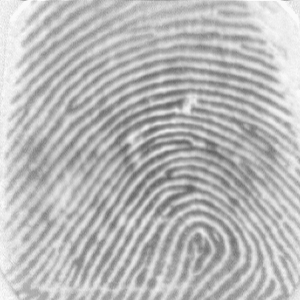
#> input picture Fingerprint/101_6.tif, 300 x 300 px, given in place of lena.png, which was not available
$ python main.py
#> lines starting #> are read from the running program, lines starting #| are printed output that depends on the picture; pictures that were not available may be replaced by others from this repository, and a replacement may not be noted
import os
import cv2
import numpy as np

# ---------------------------
# Utility
# ---------------------------
def _ensure_outdir():
    outdir = os.path.join(os.path.dirname(__file__), "output")
    os.makedirs(outdir, exist_ok=True)
    return outdir

def _save(name, img):
    outdir = _ensure_outdir()
    path = os.path.join(outdir, name)
    cv2.imwrite(path, img)
    print(f"Saved: {path}")

# ---------------------------
# I. Functions (exact names & args)
# ---------------------------

def padding(image, border_width):
    """
    Create a border around the image by reflecting edges.
    """
    return cv2.copyMakeBorder(
        image,
        top=border_width,
        bottom=border_width,
        left=border_width,
        right=border_width,
        borderType=cv2.BORDER_REFLECT
    )

def crop(image, x_0, x_1, y_0, y_1):
    """
    Return the sub-image image[y_0:y_1, x_0:x_1].
    NOTE: x = columns (width), y = rows (height).
    """
    h, w = image.shape[:2]
    # Clamp to image bounds for safety
    x_0 = max(0, min(x_0, w))
    x_1 = max(0, min(x_1, w))
    y_0 = max(0, min(y_0, h))
    y_1 = max(0, min(y_1, h))
    if x_0 >= x_1 or y_0 >= y_1:
        raise ValueError("Invalid crop coordinates after clamping.")
    return image[y_0:y_1, x_0:x_1]

def resize(image, width, height):
    """
    Resize to (width, height). Uses INTER_AREA (good for downscaling).
    """
    return cv2.resize(image, (width, height), interpolation=cv2.INTER_AREA)

def copy(image, emptyPictureArray):
    """
    Manual pixel copy into the provided empty array.
    Do NOT use cv2.copy(); use numpy assignment only.
    """
    if emptyPictureArray.shape != image.shape:
        raise ValueError("emptyPictureArray must have the same shape as image.")
    # Vectorized copy, no OpenCV copy
    emptyPictureArray[:] = image
    return emptyPictureArray

def grayscale(image):
    """
    Convert BGR image to grayscale.
    """
    return cv2.cvtColor(image, cv2.COLOR_BGR2GRAY)

def hsv(image):
    """
    Convert BGR image to HSV (OpenCV uses H in [0,179]).
    """
    return cv2.cvtColor(image, cv2.COLOR_BGR2HSV)

def hue_shifted(image, emptyPictureArray, hue):
    """
    Shift color values of the (B,G,R) image by 'hue' for ALL channels,
    using wrap-around within [0,255] as hinted in the assignment.
    (Name kept as requested.)
    """
    if emptyPictureArray.shape != image.shape:
        raise ValueError("emptyPictureArray must have the same shape as image.")
    # Wrap-around addition on uint8:
    shifted = (image.astype(np.int16) + int(hue)) % 256
    emptyPictureArray[:] = shifted.astype(np.uint8)
    return emptyPictureArray

def smoothing(image):
    """
    Gaussian blur with ksize=(15,15) and default border.
    """
    return cv2.GaussianBlur(image, (15, 15), 0, borderType=cv2.BORDER_DEFAULT)

def rotation(image, rotation_angle):
    """
    Rotate image by exactly 90° clockwise or 180°, per spec.
    """
    if rotation_angle == 90:
        return cv2.rotate(image, cv2.ROTATE_90_CLOCKWISE)
    elif rotation_angle == 180:
        return cv2.rotate(image, cv2.ROTATE_180)
    else:
        raise ValueError("rotation_angle must be 90 or 180.")

# ---------------------------
# II. Run the required tasks
# ---------------------------
if __name__ == "__main__":
    here = os.path.dirname(__file__)
    img_path = os.path.join(here, "lena.png")
    img = cv2.imread(img_path, cv2.IMREAD_COLOR)
#> img is the input picture: shape (300, 300, 3); min 97, max 250, mean 185.1
    if img is None:
        raise FileNotFoundError(
            "Could not read lena.png. Place it in assignment_2/ next to main.py."
        )

    h, w = img.shape[:2]
#> h = 300; w = 300

    # Padding: reflect, border_width=100
    padded = padding(img, border_width=100)
#> in padding, `return cv2.copyMakeBorder( image, top=border_width, bottom=border_widt..`:
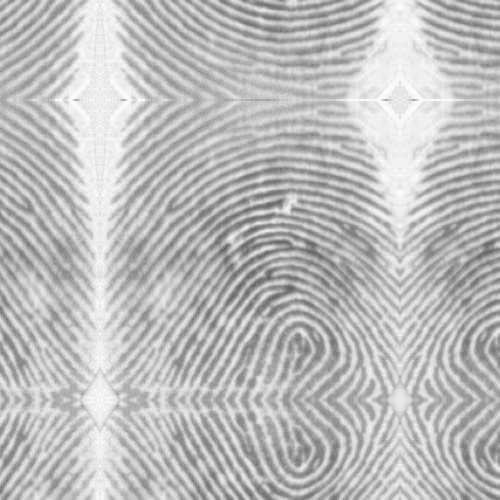
#> returned value: shape (500, 500, 3); min 97, max 250, mean 189
    _save("lena_padded_reflect_100.png", padded)

    # Cropping: 80 px from left/top; 130 px from right/bottom
    x0, y0 = 80, 80
    x1, y1 = w - 130, h - 130
#> x1 = 170; y1 = 170
    cropped = crop(img, x0, x1, y0, y1)
#> in crop, `return image[y_0:y_1, x_0:x_1]`:
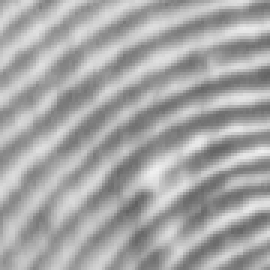
#> returned value: shape (90, 90, 3) (shown 3 times larger); min 97, max 240, mean 166.3
    _save("lena_cropped_80_130.png", cropped)

    # Resize: 200x200
    resized = resize(img, 200, 200)
    _save("lena_resized_200x200.png", resized)

    # Manual copy (no cv2.copy())
    empty = np.zeros_like(img, dtype=np.uint8)
    copied = copy(img, empty)
    _save("lena_copied_manual.png", copied)

    # Grayscale
    gray = grayscale(img)
    _save("lena_grayscale.png", gray)

    # HSV
    hsv_img = hsv(img)
#> in hsv, `return cv2.cvtColor(image, cv2.COLOR_BGR2HSV)`: returned value: shape (300, 300, 3); mean H, S, V 0, 0, 185.1
    _save("lena_hsv.png", hsv_img)  # Note: HSV saved directly may look odd in viewers—this is expected.

    # Color shifting: shift by +50 for all color values (wrap-around)
    empty2 = np.zeros_like(img, dtype=np.uint8)
    shifted = hue_shifted(img, empty2, hue=50)
#> in hue_shifted, `shifted = (image.astype(np.int16) + int(hue)) % 256`:
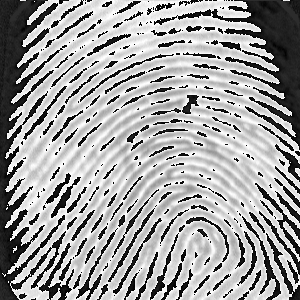
#> shifted: shape (300, 300, 3) int16; min 0, max 255, mean 162.7
    _save("lena_color_shift_plus50.png", shifted)

    # Smoothing: Gaussian blur (15x15)
    smooth = smoothing(img)
#> in smoothing, `return cv2.GaussianBlur(image, (15, 15), 0, borderType=cv2.BORDER_DEFA..`:
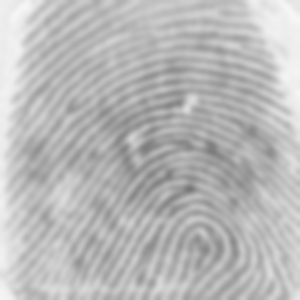
#> returned value: shape (300, 300, 3); min 118, max 246, mean 185.1
    _save("lena_blur_15x15.png", smooth)

    # Rotation: 90° clockwise and 180°
    rot90 = rotation(img, 90)
#> in rotation, `return cv2.rotate(image, cv2.ROTATE_90_CLOCKWISE)`:
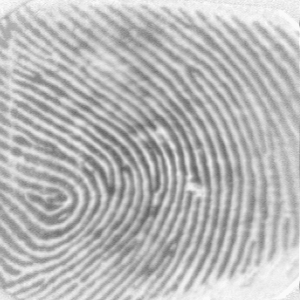
#> returned value: shape (300, 300, 3); min 97, max 250, mean 185.1
    _save("lena_rot_90_clockwise.png", rot90)

    rot180 = rotation(img, 180)
#> call 2 of rotation, with rotation_angle = 180
#> in rotation (call 2), `return cv2.rotate(image, cv2.ROTATE_180)`:
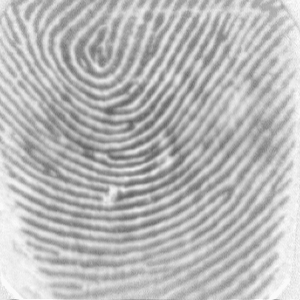
#> returned value: shape (300, 300, 3); min 97, max 250, mean 185.1
    _save("lena_rot_180.png", rot180)

    print("All tasks completed.")

$ run again, on Fingerprint/105_6.tif
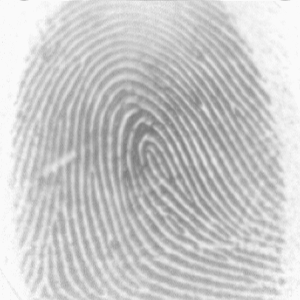
#> input picture Fingerprint/105_6.tif, 300 x 300 px, given in place of lena.png, which was not available
#> img is the input picture: shape (300, 300, 3); min 117, max 250, mean 201.8
#> in hue_shifted, `shifted = (image.astype(np.int16) + int(hue)) % 256`:
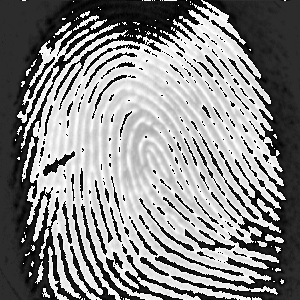
#> shifted: shape (300, 300, 3) int16; min 0, max 255, mean 137.4
#> in rotation (call 2), `return cv2.rotate(image, cv2.ROTATE_180)`:
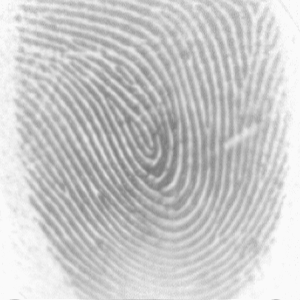
#> returned value: shape (300, 300, 3); min 117, max 250, mean 201.8
